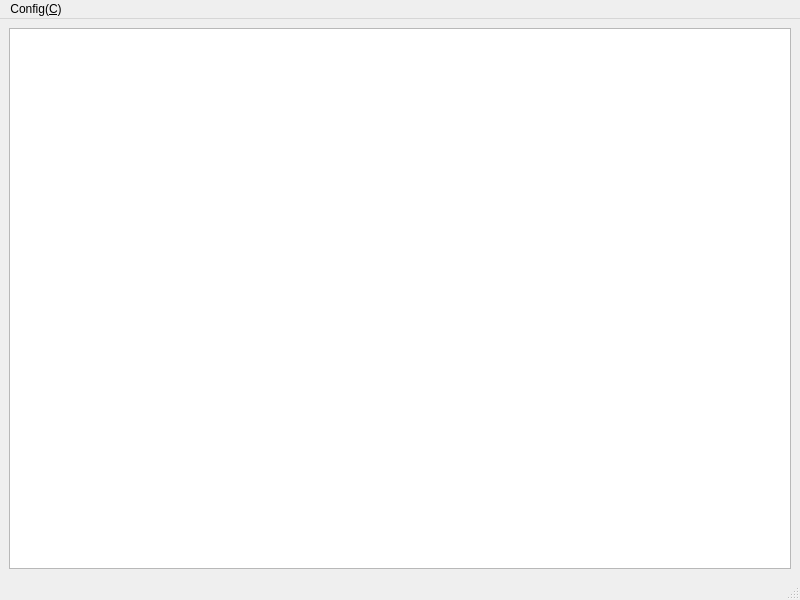
<?xml version="1.0" encoding="UTF-8"?>
<ui version="4.0">
 <class>MainWindow</class>
 <widget class="QMainWindow" name="MainWindow">
  <property name="geometry">
   <rect>
    <x>0</x>
    <y>0</y>
    <width>800</width>
    <height>600</height>
   </rect>
  </property>
  <property name="windowTitle">
   <string>MainWindow</string>
  </property>
  <widget class="QWidget" name="centralwidget">
   <layout class="QVBoxLayout" name="verticalLayout">
    <item>
     <widget class="QListWidget" name="listWidget"/>
    </item>
   </layout>
  </widget>
  <widget class="QMenuBar" name="menubar">
   <property name="geometry">
    <rect>
     <x>0</x>
     <y>0</y>
     <width>800</width>
     <height>26</height>
    </rect>
   </property>
   <widget class="QMenu" name="menu">
    <property name="title">
     <string>Config(&amp;C)</string>
    </property>
    <addaction name="actionBooks_B"/>
   </widget>
   <addaction name="menu"/>
  </widget>
  <widget class="QStatusBar" name="statusbar"/>
  <action name="actionEnvironment_E">
   <property name="text">
    <string>Environment(&amp;E)</string>
   </property>
  </action>
  <action name="actionBooks_B">
   <property name="text">
    <string>Books(&amp;B)</string>
   </property>
  </action>
 </widget>
 <resources/>
 <connections/>
</ui>
